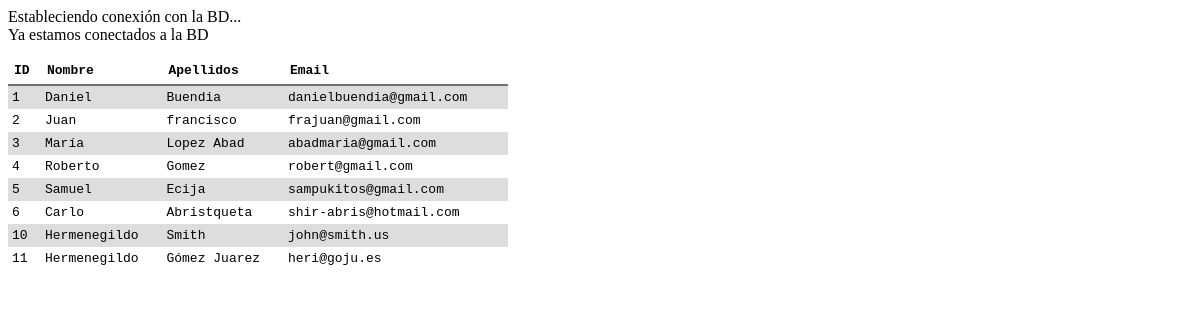
Page /tema12/ejemplo10.php on the committed database.
### tables this page shows
CREATE TABLE `users` (
  `id` int(11) NOT NULL,
  `first_name` varchar(30) NOT NULL,
  `last_name` varchar(50) NOT NULL,
  `email` varchar(100) NOT NULL,
  `password` varchar(255) NOT NULL
);

### tema12/ejemplo10.php (the view, shortened to what this page needs)
<!DOCTYPE html>
<html lang="es" dir="ltr">
  <head>
    <link rel="stylesheet" href="estilitos.css">
  </head>
  <body>
<?php
echo 'Estableciendo conexión con la BD...<br>';
$host = 'mysql';
$port = '3306';
$dbname = 'tema12';
$user = 'default';
$password = 'secret';
$dsn = 'mysql:host='. $host . ';port=' . $port . ';dbname=' . $dbname;
$options = [PDO::ATTR_PERSISTENT => true, PDO::ATTR_ERRMODE => PDO::ERRMODE_EXCEPTION];
try {
  $connection = new PDO($dsn, $user, $password, $options);
  echo 'Ya estamos conectados a la BD';
} catch (PDOException $e) {
  echo "Error en la conexión: " . $e->getMessage();
}
$query = $connection->query("SELECT * FROM users");
?>
<pre>
<table>
  <tr>
    <th>ID</th>
    <th>Nombre</th>
    <th>Apellidos</th>
    <th>Email</th>
  </tr>
  <?php
    while ($row = $query->fetch(PDO::FETCH_ASSOC)){
      echo '<tr>';
      echo '<td>'.$row['id'].'</td>';
      echo '<td>'.$row['first_name'].'</td>';
      echo '<td>'.$row['last_name'].'</td>';
      echo '<td>'.$row['email'].'</td>';
      echo '</tr>';
    }
    ?>
</table>
</pre>
  </body>
</html>

### tema12/estilitos.css (style rules this page uses)
table { border-collapse: collapse; width: 500px; }
th { border-bottom: 2px solid #717171; padding: 6px; text-align: left; }
tr:nth-child(even) { background-color: #dddddd; }
td { padding: 4px; }

### rows in the picture
users: id "1", first_name "Daniel", last_name "Buendia", email "danielbuendia@gmail.com"
users: id "2", first_name "Juan", last_name "francisco", email "frajuan@gmail.com"
users: id "3", first_name "María", last_name "Lopez Abad", email "abadmaria@gmail.com"
users: id "4", first_name "Roberto", last_name "Gomez", email "robert@gmail.com"
users: id "5", first_name "Samuel", last_name "Ecija", email "sampukitos@gmail.com"
users: id "6", first_name "Carlo", last_name "Abristqueta", email "shir-abris@hotmail.com"
users: id "10", first_name "Hermenegildo", last_name "Smith", email "john@smith.us"
users: id "11", first_name "Hermenegildo", last_name "Gómez Juarez", email "heri@goju.es"
